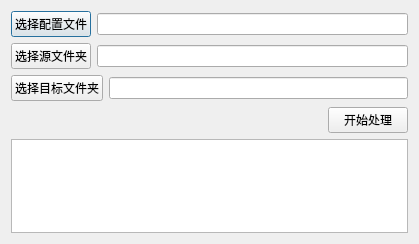
<?xml version="1.0" encoding="UTF-8"?>
<ui version="4.0">
 <class>main_dialog</class>
 <widget class="QDialog" name="main_dialog">
  <property name="geometry">
   <rect>
    <x>0</x>
    <y>0</y>
    <width>419</width>
    <height>244</height>
   </rect>
  </property>
  <property name="windowTitle">
   <string>main_dialog</string>
  </property>
  <layout class="QVBoxLayout" name="verticalLayout">
   <item>
    <layout class="QHBoxLayout" name="horizontalLayout">
     <item>
      <widget class="QPushButton" name="selCfgFilePB">
       <property name="text">
        <string>选择配置文件</string>
       </property>
      </widget>
     </item>
     <item>
      <widget class="QLineEdit" name="selCfgFileLE"/>
     </item>
    </layout>
   </item>
   <item>
    <layout class="QHBoxLayout" name="horizontalLayout_2">
     <item>
      <widget class="QPushButton" name="selSrcFolderPB">
       <property name="text">
        <string>选择源文件夹</string>
       </property>
      </widget>
     </item>
     <item>
      <widget class="QLineEdit" name="selSrcFolderLE"/>
     </item>
    </layout>
   </item>
   <item>
    <layout class="QHBoxLayout" name="horizontalLayout_3">
     <item>
      <widget class="QPushButton" name="selDstFolderPB">
       <property name="text">
        <string>选择目标文件夹</string>
       </property>
      </widget>
     </item>
     <item>
      <widget class="QLineEdit" name="selDstFolderLE"/>
     </item>
    </layout>
   </item>
   <item>
    <layout class="QHBoxLayout" name="horizontalLayout_4">
     <item>
      <spacer name="horizontalSpacer">
       <property name="orientation">
        <enum>Qt::Horizontal</enum>
       </property>
       <property name="sizeHint" stdset="0">
        <size>
         <width>40</width>
         <height>20</height>
        </size>
       </property>
      </spacer>
     </item>
     <item>
      <widget class="QPushButton" name="startProcPB">
       <property name="text">
        <string>开始处理</string>
       </property>
      </widget>
     </item>
    </layout>
   </item>
   <item>
    <widget class="QTextEdit" name="logTE"/>
   </item>
  </layout>
 </widget>
 <resources/>
 <connections/>
</ui>
